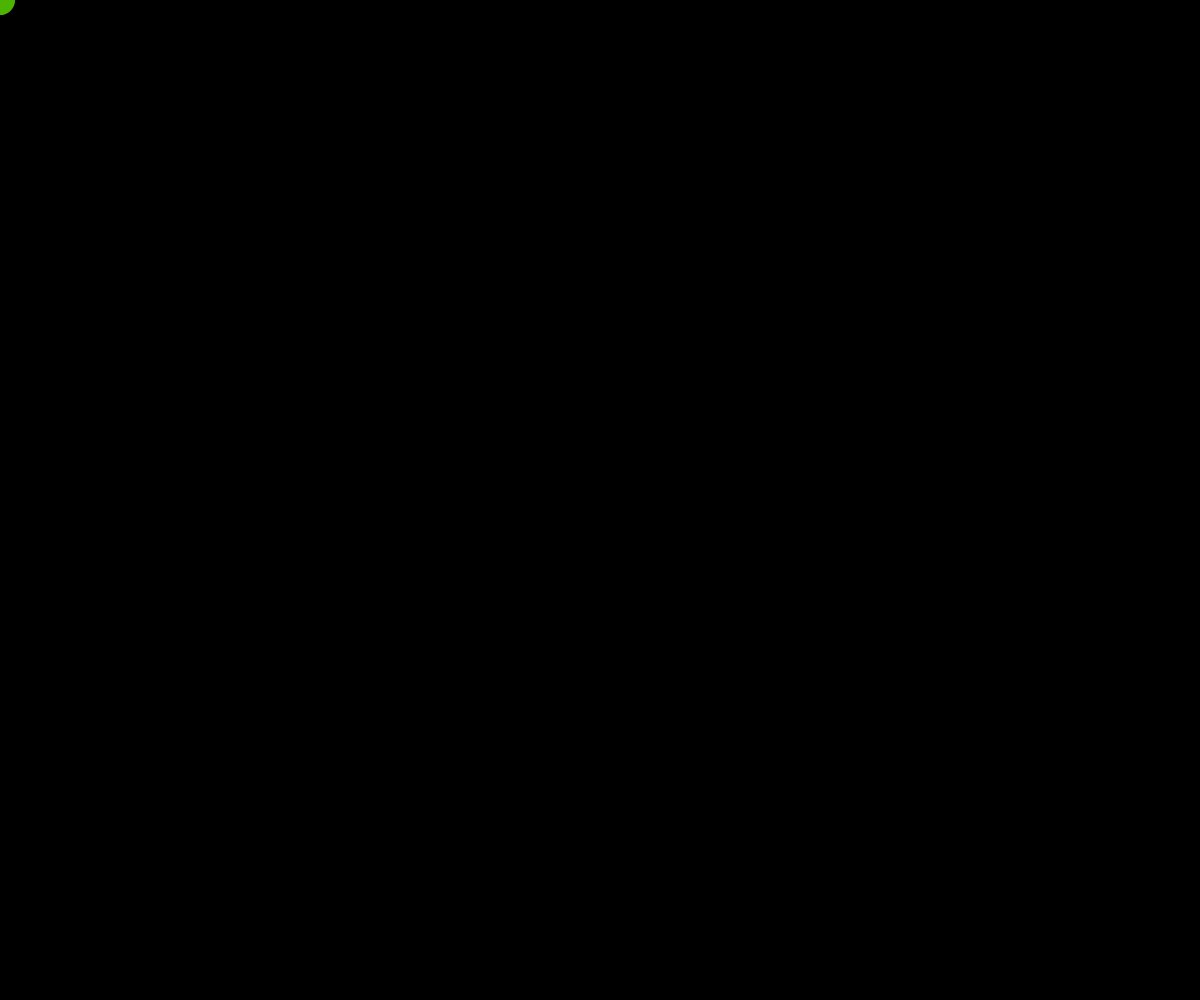
Frame 1 (no input)
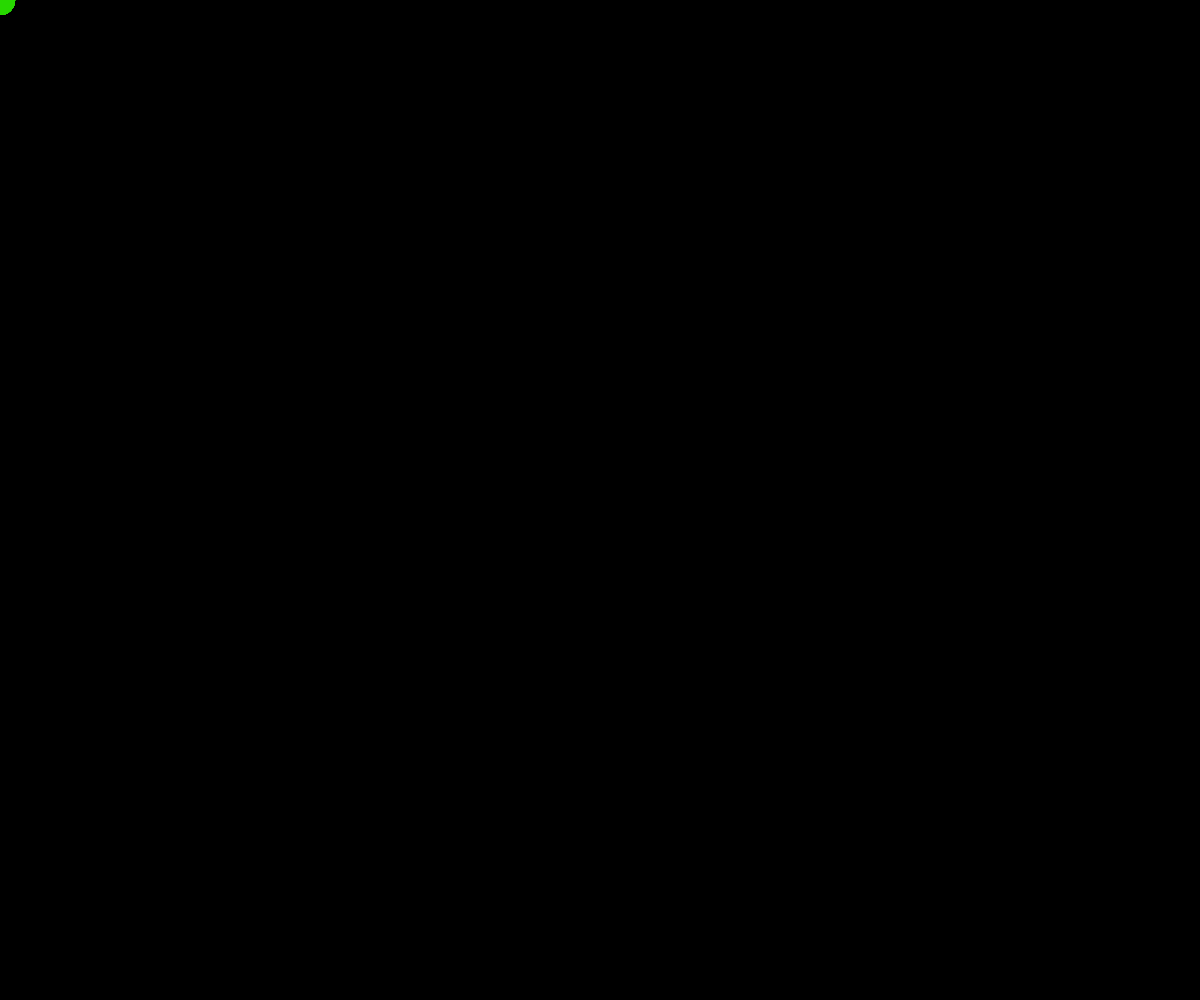
Frame 60 (no input)
Frame 120 (the mouse pressed at the canvas centre since frame 60): identical to frame 60, image omitted

The p5.js sketch that drew these frames (run headless with seeded random() and noise() and a simulated clock; from frame 60 on, the mouse is pressed at the canvas centre):

// p5.js sketch
// ── sketch.js
function colwheel(n) {
  if (n == 0) {
    return color(0, 0, 0);
  }
  if (n > 0 && n <= 85) {
    return color(0, int(255 - n * 3), int(3 * n));
  }
  if (n > 85 && n <= 170) {
    n -= 85
    return color(int(n * 3), 0, int(255 - n * 3));
  }
  if (n > 170 && n <= 255) {
    n -= 170
    return color(int(255 - n * 3), int(n * 3), 0);
  }
}

function setup() {
  // Create canvas using the current window dimensions
  createCanvas(windowWidth, windowHeight);
  // Your drawing code here
  background(0);
  noStroke();
  colorMode(RGB);
}


let colwheel1 = Math.floor(255 * Math.random());
// let colwheel2 = Math.floor(colwheel1 / 2);

function draw() {
  if (frameCount % 5 == 0) {
    colwheel1 = (colwheel1 + 1) % 256;
    // colwheel2 = (colwheel2 + 1) % 256;
  }

  circleSize = 1000 / Math.sqrt((Math.abs(mouseX - windowWidth / 2) + Math.abs(mouseY - windowHeight / 2)));
  // background(colwheel2);
  fill(colwheel(colwheel1));
  circle(mouseX, mouseY, circleSize);

}

// This function is automatically called by p5.js whenever the browser window is resized
function windowResized() {
  // Resize the canvas to the new window dimensions
  resizeCanvas(windowWidth, windowHeight);
}

// Optional: Remove default body margins/padding for a true full-screen feel
// You would typically put this in your HTML file's <style> tag or a separate CSS file:
/*
body {
  margin: 0;
  padding: 0;
  overflow: hidden; // Prevent scrollbars caused by the canvas
}
*/
